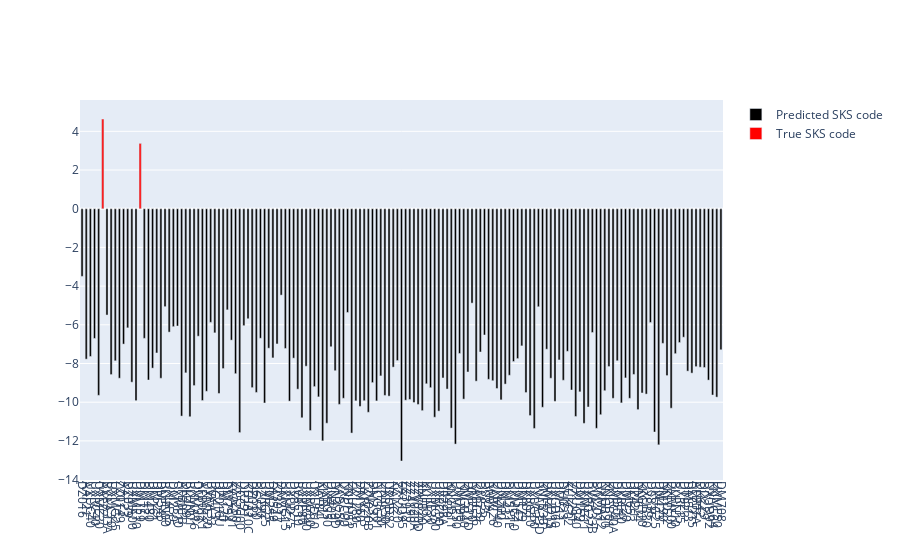

Notebook code for this chart:
### Markdown cell above
## Make prediction

### Code cell
idx = 137
plot_prediction(trained_model, data, idx)

### Figure 1 — Plotly figure (JSON) as saved in the notebook; plotly's stock layout.template omitted (floating-point values rounded to 4 significant figures; data arrays with more than 128 entries replaced by an {"elided": "..."} marker saying what was removed)
{"data": [{"hovertext": {"elided": "155 str values"}, "marker": {"color": "black"}, "name": "Predicted SKS code", "type": "bar", "width": 0.5, "x": {"elided": "155 int values"}, "y": {"elided": "155 float values"}}, {"hovertext": ["Ambulant besøg", "Skulderlidelse UNS"], "marker": {"color": "red"}, "name": "True SKS code", "type": "bar", "width": 0.5, "x": [5, 14], "y": [4.638, 3.372]}], "layout": {"barmode": "overlay", "xaxis": {"tickangle": 90, "tickmode": "array", "ticktext": {"elided": "155 str values"}, "tickvals": {"elided": "155 int values"}}}}
